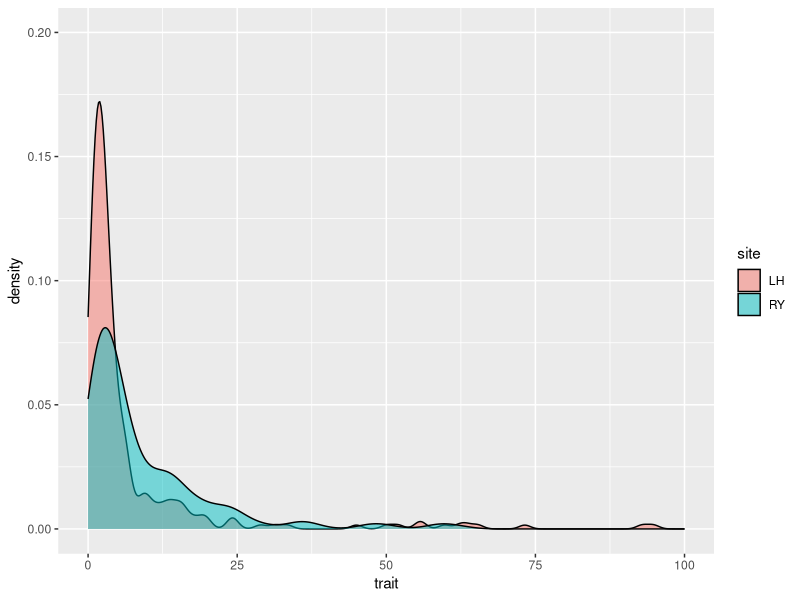
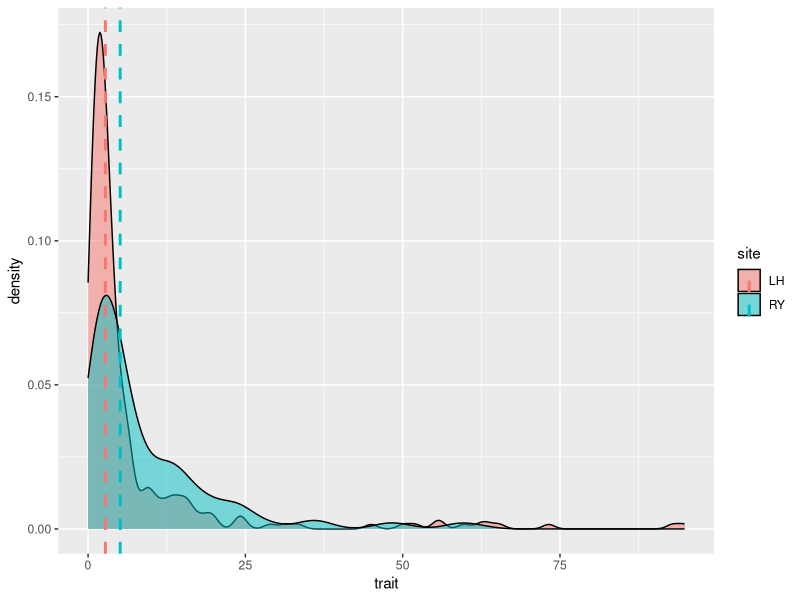

Recreate these plots in R, in order. (Note: this script raises an error after producing the figures.)
################################################################
############ Ver trait analysis checklist en doc MS_Orch.

setwd("F:/MS_in_prep/Orquis/Data")
traits <- read.csv("traits.csv", sep=";", head=T)

# data <- subset(traits, site == "LH")
# data <- subset(traits, site == "RY")
data <- traits

library(ggplot2) # http://www.sthda.com/english/wiki/ggplot2-density-plot-quick-start-guide-r-software-and-data-visualization

###### NEWTRAIT #######################################################



### LA Línea 17. No mover.

# isolate trait (avoids issues with zero values due to NA replacement
code <- data[,1:5]
trait <- as.data.frame(data$LA) # modificar aquí
datos <- cbind(code, trait)
names(datos) [6] <- "trait"

#### replace NA with 0
	datos[is.na(datos)] <- 0

# delete zero rows
ceros <- which(datos$trait == 0)
ceros
	# datos <- datos[-ceros,]

# lh <- datos
# ry <- datos

################## A. density plots

######## LA 

	# 1. calculate the mean of each group
	library(plyr)
	mu1 <- ddply(datos, "site", summarise, grp.mean=mean(trait))
	mu2 <- ddply(datos, "site", summarise, grp.median=median(trait))
	sds <- ddply(datos, "site", summarise, grp.sd=sd(trait))
	mu1$sd <- sds[,2]
	# head(mu)

	#2. exploratory plot
p <- ggplot(datos, aes(x = trait, fill = site)) + geom_density(alpha = 0.5)
p + xlim(c(0, 100)) + ylim(c(0, 0.2)) 
# Add mean lines
p + geom_vline(data=mu2, aes(xintercept=grp.median, color=site),
             linetype="dashed", size=1)

# end of plot
###################################################################

################## B. Identificar spp. raras.
# in prep.
# end of section
###################################################################


################## C. Categorizar la variable.

	# Tareas
		# 1. Crear dos variables: LA<md y LA>md. Función discretizar()
		# 2. Meter en una matriz donde haya al menos las cols <- c("loc", "tree", "height", "sample", "id", "spp")
		# 4. Este código se ha de mantener, porque luego hay que fustionar todas las matrices por variable.

	# 1. calculate the mean of each group (este paso repite un cálculo que se hace más arriba en el script. Es para tenerlo a mano por si acaso)

	##### DATOS
	# datos. Vienen de aplicar el código de la línea 20 a 32 a los datos de traits.

	##### OBTENER mu
	library(plyr)
	mu1 <- ddply(datos, "site", summarise, grp.mean=mean(trait))
	mu2 <- ddply(datos, "site", summarise, grp.median=median(trait))
	sds <- ddply(datos, "site", summarise, grp.sd=sd(trait))
	mu1$sd <- sds[,2]
	# head(mu)

# 2. matríz con códigos
matriz <- matrix(nrow=nrow(datos), ncol=ncol(datos)+5)
matriz[,1:5] <- as.matrix(datos[,1:5])  
matriz[,6] <- paste(matriz[,2], matriz[,3], sep="_")

# 3. matríz con trait categorizado y clasificado en presencia-ausencia 

result <- discretizar(data=datos, mu=mu2, median=TRUE)
matriz[,7:10] <- result[,2:5]

# 4. rename and save
la <- as.data.frame(matriz)
colnames(la) <- c("site", "tree", "height", "id", "sp", "sample", "trait.value", "lower", "upper", "middle", "V11")
write.table(la, "discreteLA.txt")

# end of trait
###################################################################




###### NEWTRAIT #######################################################

str(data)

### LT

# isolate trait (avoids issues with zero values due to NA replacement
code <- data[,1:5]
trait <- as.data.frame(data$LT) # modificar aquí
datos <- cbind(code, trait)
names(datos) [6] <- "trait"

#### replace NA with 0
	datos[is.na(datos)] <- 0

# delete zero rows
ceros <- which(datos$trait == 0)
ceros
datos <- datos[-ceros,]

# lh <- datos
# ry <- datos

################## A. density plots


######## LT ## Distribución bastante rara: bimodal. En LH está más clara: valores por debajo de algo menos de 0.5 y valores por encima de 1.2 aprox. entre medias no hay nada.  En RY idem, pero los valores son algo más altos y tiene valores altos extremos.

	# 1. calculate the mean of each group
	library(plyr)
	mu1 <- ddply(datos, "site", summarise, grp.mean=mean(trait))
	mu2 <- ddply(datos, "site", summarise, grp.median=median(trait))
	sds <- ddply(datos, "site", summarise, grp.sd=sd(trait))
	mu1$sd <- sds[,2]
	# head(mu)

	#2. exploratory plot
p <- ggplot(datos, aes(x = trait, fill = site)) + geom_density(alpha = 0.5)
p + xlim(c(0, 5)) + ylim(c(0, 0.2)) 
# Add mean lines
p + geom_vline(data=mu2, aes(xintercept=grp.median, color=site),
             linetype="dashed", size=1)

# end of plot
###################################################################

################## B. Identificar spp. raras.
# in prep.
# end of section
###################################################################


################## C. Categorizar la variable.

	# Tareas
		# 1. Crear dos variables: LA<md y LA>md. Función discretizar()
		# 2. Meter en una matriz donde haya al menos las cols <- c("loc", "tree", "height", "sample", "id", "spp")
		# 4. Este código se ha de mantener, porque luego hay que fustionar todas las matrices por variable.

	# 1. calculate the mean of each group (este paso repite un cálculo que se hace más arriba en el script. Es para tenerlo a mano por si acaso)

	##### DATOS
	# datos. Vienen de aplicar el código de la línea 20 a 32 a los datos de traits.

	##### OBTENER mu
	library(plyr)
	mu1 <- ddply(datos, "site", summarise, grp.mean=mean(trait))
	mu2 <- ddply(datos, "site", summarise, grp.median=median(trait))
	sds <- ddply(datos, "site", summarise, grp.sd=sd(trait))
	mu1$sd <- sds[,2]
	# head(mu)

# 2. matríz con códigos
matriz <- matrix(nrow=nrow(datos), ncol=ncol(datos)+5)
matriz[,1:5] <- as.matrix(datos[,1:5])  
matriz[,6] <- paste(matriz[,2], matriz[,3], sep="_")

# 3. matríz con trait categorizado y clasificado en presencia-ausencia 

result <- discretizar(data=datos, mu=mu2, median=TRUE)
matriz[,7:10] <- result[,2:5]

# 4. rename and save
lt <- as.data.frame(matriz)
colnames(lt) <- c("site", "tree", "height", "id", "sp", "sample", "trait.value", "lower", "upper", "middle", "V11")
write.table(lt, "discreteLT.txt")

# end of trait
###################################################################


###### NEWTRAIT #######################################################

str(data)

### LDM 

# isolate trait (avoids issues with zero values due to NA replacement
code <- data[,1:5]
trait <- as.data.frame(data$LDM) # modificar aquí
datos <- cbind(code, trait)
names(datos) [6] <- "trait"

#### replace NA with 0
	datos[is.na(datos)] <- 0

# delete zero rows
ceros <- which(datos$trait == 0)
datos <- datos[-ceros,]

################## A. density plots
######## LDM ### Peor que LT. Pendiente.

	# 1. calculate the mean of each group
	library(plyr)
	mu1 <- ddply(datos, "site", summarise, grp.mean=mean(trait))
	mu2 <- ddply(datos, "site", summarise, grp.median=median(trait))
	sds <- ddply(datos, "site", summarise, grp.sd=sd(trait))
	mu1$sd <- sds[,2]
	# head(mu)

	#2. exploratory plot
p <- ggplot(datos, aes(x = trait, fill = site)) + geom_density(alpha = 0.5)
p + xlim(c(0, 1.2)) + ylim(c(0, 0.2)) 
# Add mean lines
p + geom_vline(data=mu2, aes(xintercept=grp.median, color=site),
             linetype="dashed", size=1)

# end of plot
###################################################################

################## B. Identificar spp. raras.
# in prep.
# end of section
###################################################################


################## C. Categorizar la variable.

	# Tareas
		# 1. Crear dos variables: LA<md y LA>md. Función discretizar()
		# 2. Meter en una matriz donde haya al menos las cols <- c("loc", "tree", "height", "sample", "id", "spp")
		# 4. Este código se ha de mantener, porque luego hay que fustionar todas las matrices por variable.

	# 1. calculate the mean of each group (este paso repite un cálculo que se hace más arriba en el script. Es para tenerlo a mano por si acaso)

	##### DATOS
	# datos. Vienen de aplicar el código de la línea 20 a 32 a los datos de traits.

	##### OBTENER mu
	library(plyr)
	mu1 <- ddply(datos, "site", summarise, grp.mean=mean(trait))
	mu2 <- ddply(datos, "site", summarise, grp.median=median(trait))
	sds <- ddply(datos, "site", summarise, grp.sd=sd(trait))
	mu1$sd <- sds[,2]
	# head(mu)

# 2. matríz con códigos
matriz <- matrix(nrow=nrow(datos), ncol=ncol(datos)+5)
matriz[,1:5] <- as.matrix(datos[,1:5])  
matriz[,6] <- paste(matriz[,2], matriz[,3], sep="_")

# 3. matríz con trait categorizado y clasificado en presencia-ausencia 

result <- discretizar(data=datos, mu=mu2, median=TRUE)
matriz[,7:10] <- result[,2:5]

# 4. rename and save
ldm <- as.data.frame(matriz)
colnames(ldm) <- c("site", "tree", "height", "id", "sp", "sample", "trait.value", "lower", "upper", "middle", "V11")
write.table(ldm, "discreteLDM.txt")


# end of trait
###################################################################


###### NEWTRAIT #######################################################

str(data)

### LFM 

# isolate trait (avoids issues with zero values due to NA replacement
code <- data[,1:5]
trait <- as.data.frame(data$LFM) # modificar aquí
datos <- cbind(code, trait)
names(datos) [6] <- "trait"

#### replace NA with 0
	datos[is.na(datos)] <- 0

# delete zero rows
ceros <- which(datos$trait == 0)
ceros
datos <- datos[-ceros,]

################## A. density plots
######## LFM 

	# 1. calculate the mean of each group
	library(plyr)
	mu1 <- ddply(datos, "site", summarise, grp.mean=mean(trait))
	mu2 <- ddply(datos, "site", summarise, grp.median=median(trait))
	sds <- ddply(datos, "site", summarise, grp.sd=sd(trait))
	mu1$sd <- sds[,2]
	# head(mu)

	#2. exploratory plot
p <- ggplot(datos, aes(x = trait, fill = site)) + geom_density(alpha = 0.5)
p + xlim(c(0, 20)) + ylim(c(0, 0.2)) 
# Add mean lines
p + geom_vline(data=mu1, aes(xintercept=grp.mean, color=site),
             linetype="dashed", size=1)

# end of plot
###################################################################

################## B. Identificar spp. raras.
# in prep.
# end of section
###################################################################


################## C. Categorizar la variable.

	# Tareas
		# 1. Crear dos variables: LA<md y LA>md. Función discretizar()
		# 2. Meter en una matriz donde haya al menos las cols <- c("loc", "tree", "height", "sample", "id", "spp")
		# 4. Este código se ha de mantener, porque luego hay que fustionar todas las matrices por variable.

	# 1. calculate the mean of each group (este paso repite un cálculo que se hace más arriba en el script. Es para tenerlo a mano por si acaso)

	##### DATOS
	# datos. Vienen de aplicar el código de la línea 20 a 32 a los datos de traits.

	##### OBTENER mu
	library(plyr)
	mu1 <- ddply(datos, "site", summarise, grp.mean=mean(trait))
	mu2 <- ddply(datos, "site", summarise, grp.median=median(trait))
	sds <- ddply(datos, "site", summarise, grp.sd=sd(trait))
	mu1$sd <- sds[,2]
	# head(mu)

# 2. matríz con códigos
matriz <- matrix(nrow=nrow(datos), ncol=ncol(datos)+5)
matriz[,1:5] <- as.matrix(datos[,1:5])  
matriz[,6] <- paste(matriz[,2], matriz[,3], sep="_")

# 3. matríz con trait categorizado y clasificado en presencia-ausencia 

result <- discretizar(data=datos, mu=mu2, median=TRUE)
matriz[,7:10] <- result[,2:5]

# 4. rename and save
lfm <- as.data.frame(matriz)
colnames(lfm) <- c("site", "tree", "height", "id", "sp", "sample", "trait.value", "lower", "upper", "middle", "V11")
write.table(lfm, "discreteLFM.txt")

# end of trait
###################################################################


###### NEWTRAIT #######################################################

str(data)

### SLA 

# isolate trait (avoids issues with zero values due to NA replacement
code <- data[,1:5]
trait <- as.data.frame(data$SLA) # modificar aquí
datos <- cbind(code, trait)
names(datos) [6] <- "trait"

#### replace NA with 0
	datos[is.na(datos)] <- 0

# delete zero rows
ceros <- which(datos$trait == 0)
datos <- datos[-ceros,]

################## A. density plots
######## SLA

	# 1. calculate the mean of each group
	# library(plyr)
	mu1 <- ddply(datos, "site", summarise, grp.mean=mean(trait))
	mu2 <- ddply(datos, "site", summarise, grp.median=median(trait))
	sds <- ddply(datos, "site", summarise, grp.sd=sd(trait))
	mu1$sd <- sds[,2]
	# head(mu)

	#2. exploratory plot
p <- ggplot(datos, aes(x = trait, fill = site)) + geom_density(alpha = 0.5)
p + xlim(c(0, 460)) + ylim(c(0, 0.02)) 
# Add mean lines
p + geom_vline(data=mu1, aes(xintercept=grp.mean, color=site),
             linetype="dashed", size=1)

# end of plot
###################################################################

################## B. Identificar spp. raras.
# in prep.
# end of section
###################################################################


################## C. Categorizar la variable.

	# Tareas
		# 1. Crear dos variables: LA<md y LA>md. Función discretizar()
		# 2. Meter en una matriz donde haya al menos las cols <- c("loc", "tree", "height", "sample", "id", "spp")
		# 4. Este código se ha de mantener, porque luego hay que fustionar todas las matrices por variable.

	# 1. calculate the mean of each group (este paso repite un cálculo que se hace más arriba en el script. Es para tenerlo a mano por si acaso)

	##### DATOS
	# datos. Vienen de aplicar el código de la línea 20 a 32 a los datos de traits.

	##### OBTENER mu
	# library(plyr)
	mu1 <- ddply(datos, "site", summarise, grp.mean=mean(trait))
	mu2 <- ddply(datos, "site", summarise, grp.median=median(trait))
	sds <- ddply(datos, "site", summarise, grp.sd=sd(trait))
	mu1$sd <- sds[,2]
	# head(mu)

# 2. matríz con códigos
matriz <- matrix(nrow=nrow(datos), ncol=ncol(datos)+5)
matriz[,1:5] <- as.matrix(datos[,1:5])  
matriz[,6] <- paste(matriz[,2], matriz[,3], sep="_")

# 3. matríz con trait categorizado y clasificado en presencia-ausencia 

result <- discretizar(data=datos, mu=mu1, median=FALSE)
matriz[,7:10] <- result[,2:5]

# 4. rename and save
sla <- as.data.frame(matriz)
colnames(sla) <- c("site", "tree", "height", "id", "sp", "sample", "trait.value", "lower", "upper", "middle", "V11")
write.table(sla, "discreteSLA.txt")

# end of trait
###################################################################





###### NEWTRAIT #######################################################

str(data)

### hmax 

# isolate trait (avoids issues with zero values due to NA replacement
code <- data[,1:5]
trait <- as.data.frame(data$hmax) # modificar aquí
datos <- cbind(code, trait)
names(datos) [6] <- "trait"

#### replace NA with 0
	datos[is.na(datos)] <- 0

# delete zero rows
ceros <- which(datos$trait == 0)
datos <- datos[-ceros,]

################## A. density plots
######## SLA

	# 1. calculate the mean of each group
	# library(plyr)
	mu1 <- ddply(datos, "site", summarise, grp.mean=mean(trait))
	mu2 <- ddply(datos, "site", summarise, grp.median=median(trait))
	sds <- ddply(datos, "site", summarise, grp.sd=sd(trait))
	mu1$sd <- sds[,2]
	# head(mu)

	#2. exploratory plot
p <- ggplot(datos, aes(x = trait, fill = site)) + geom_density(alpha = 0.5)
p + xlim(c(0, 160)) + ylim(c(0, 0.02)) 
# Add mean lines
p + geom_vline(data=mu2, aes(xintercept=grp.median, color=site),
             linetype="dashed", size=1)

# end of plot
###################################################################

################## B. Identificar spp. raras.
# in prep.
# end of section
###################################################################


################## C. Categorizar la variable.

	# Tareas
		# 1. Crear dos variables: LA<md y LA>md. Función discretizar()
		# 2. Meter en una matriz donde haya al menos las cols <- c("loc", "tree", "height", "sample", "id", "spp")
		# 4. Este código se ha de mantener, porque luego hay que fustionar todas las matrices por variable.

	# 1. calculate the mean of each group (este paso repite un cálculo que se hace más arriba en el script. Es para tenerlo a mano por si acaso)

	##### DATOS
	# datos. Vienen de aplicar el código de la línea 20 a 32 a los datos de traits.

	##### OBTENER mu
	# library(plyr)
	mu1 <- ddply(datos, "site", summarise, grp.mean=mean(trait))
	mu2 <- ddply(datos, "site", summarise, grp.median=median(trait))
	sds <- ddply(datos, "site", summarise, grp.sd=sd(trait))
	mu1$sd <- sds[,2]
	# head(mu)

# 2. matríz con códigos
matriz <- matrix(nrow=nrow(datos), ncol=ncol(datos)+5)
matriz[,1:5] <- as.matrix(datos[,1:5])  
matriz[,6] <- paste(matriz[,2], matriz[,3], sep="_")

# 3. matríz con trait categorizado y clasificado en presencia-ausencia 

result <- discretizar(data=datos, mu=mu2, median=TRUE)
matriz[,7:10] <- result[,2:5]

# 4. rename and save
hmax <- as.data.frame(matriz)
colnames(hmax) <- c("site", "tree", "height", "id", "sp", "sample", "trait.value", "lower", "upper", "middle", "V11")
write.table(hmax, "discretehmax.txt")

# end of trait
###################################################################




###### NEWTRAIT #######################################################

str(data)

### NFU 

# isolate trait (avoids issues with zero values due to NA replacement
code <- data[,1:5]
trait <- as.data.frame(as.numeric(data$NFU)) # modificar aquí
datos <- cbind(code, trait)
names(datos) [6] <- "trait"

#### replace NA with 0
	datos[is.na(datos)] <- 0

# delete zero rows
##Go through each row and determine if a value is zero
#row_sub = apply(datos, 1, function(row) all(row !=0 ))
##Subset as usual
#datos <- datos[row_sub,] 

ceros <- which(datos$trait == 0)
datos <- datos[-ceros,]

################## A. density plots
######## NFU

	# 1. calculate the mean of each group
	library(plyr)
	mu1 <- ddply(datos, "site", summarise, grp.mean=mean(trait))
	mu2 <- ddply(datos, "site", summarise, grp.median=median(trait))
	sds <- ddply(datos, "site", summarise, grp.sd=sd(trait))
	mu1$sd <- sds[,2]
	# head(mu)

	#2. exploratory plot
p <- ggplot(datos, aes(x = trait, fill = site)) + geom_density(alpha = 0.5)
p + xlim(c(0, 50)) + ylim(c(0, 0.02)) 
# Add mean lines
p + geom_vline(data=mu2, aes(xintercept=grp.median, color=site),
             linetype="dashed", size=1)

# end of plot
###################################################################

################## B. Identificar spp. raras.
# in prep.
# end of section
###################################################################


################## C. Categorizar la variable.

	# Tareas
		# 1. Crear dos variables: LA<md y LA>md. Función discretizar()
		# 2. Meter en una matriz donde haya al menos las cols <- c("loc", "tree", "height", "sample", "id", "spp")
		# 4. Este código se ha de mantener, porque luego hay que fustionar todas las matrices por variable.

	# 1. calculate the mean of each group (este paso repite un cálculo que se hace más arriba en el script. Es para tenerlo a mano por si acaso)

	##### DATOS
	# datos. Vienen de aplicar el código de la línea 20 a 32 a los datos de traits.

	##### OBTENER mu
	library(plyr)
	mu1 <- ddply(datos, "site", summarise, grp.mean=mean(trait))
	mu2 <- ddply(datos, "site", summarise, grp.median=median(trait))
	sds <- ddply(datos, "site", summarise, grp.sd=sd(trait))
	mu1$sd <- sds[,2]
	# head(mu)

# 2. matríz con códigos
matriz <- matrix(nrow=nrow(datos), ncol=ncol(datos)+5)
matriz[,1:5] <- as.matrix(datos[,1:5])  
matriz[,6] <- paste(matriz[,2], matriz[,3], sep="_")

# 3. matríz con trait categorizado y clasificado en presencia-ausencia 

result <- discretizar(data=datos, mu=mu2, median=TRUE)
matriz[,7:10] <- result[,2:5]

# 4. rename and save
NFU <- as.data.frame(matriz)
colnames(NFU) <- c("site", "tree", "height", "id", "sp", "sample", "trait.value", "lower", "upper", "middle", "V11")
write.table(NFU, "discreteNFU.txt")

# end of trait
###################################################################



###### NEWTRAIT #######################################################

str(data)

### LS 

# isolate trait (avoids issues with zero values due to NA replacement
code <- data[,1:5]
trait <- as.data.frame(as.numeric(data$LS)) # modificar aquí
datos <- cbind(code, trait)
names(datos) [6] <- "trait"

#### replace NA with 0
	datos[is.na(datos)] <- 0

# delete zero rows
##Go through each row and determine if a value is zero
#row_sub = apply(datos, 1, function(row) all(row !=0 ))
##Subset as usual
#datos <- datos[row_sub,] 

ceros <- which(datos$trait == 0)
datos <- datos[-ceros,]

################## A. density plots
######## LS

	# 1. calculate the mean of each group
	library(plyr)
	mu1 <- ddply(datos, "site", summarise, grp.mean=mean(trait))
	mu2 <- ddply(datos, "site", summarise, grp.median=median(trait))
	sds <- ddply(datos, "site", summarise, grp.sd=sd(trait))
	mu1$sd <- sds[,2]
	# head(mu)

	#2. exploratory plot
p <- ggplot(datos, aes(x = trait, fill = site)) + geom_density(alpha = 0.5)
p + xlim(c(0, 50)) + ylim(c(0, 0.02)) 
# Add mean lines
p + geom_vline(data=mu2, aes(xintercept=grp.median, color=site),
             linetype="dashed", size=1)

# end of plot
###################################################################

################## B. Identificar spp. raras.
# in prep.
# end of section
###################################################################


################## C. Categorizar la variable.

	# Tareas
		# 1. Crear dos variables: LA<md y LA>md. Función discretizar()
		# 2. Meter en una matriz donde haya al menos las cols <- c("loc", "tree", "height", "sample", "id", "spp")
		# 4. Este código se ha de mantener, porque luego hay que fustionar todas las matrices por variable.

	# 1. calculate the mean of each group (este paso repite un cálculo que se hace más arriba en el script. Es para tenerlo a mano por si acaso)

	##### DATOS
	# datos. Vienen de aplicar el código de la línea 20 a 32 a los datos de traits.

	##### OBTENER mu
	library(plyr)
	mu1 <- ddply(datos, "site", summarise, grp.mean=mean(trait))
	mu2 <- ddply(datos, "site", summarise, grp.median=median(trait))
	sds <- ddply(datos, "site", summarise, grp.sd=sd(trait))
	mu1$sd <- sds[,2]
	# head(mu)

# 2. matríz con códigos
matriz <- matrix(nrow=nrow(datos), ncol=ncol(datos)+5)
matriz[,1:5] <- as.matrix(datos[,1:5])  
matriz[,6] <- paste(matriz[,2], matriz[,3], sep="_")

# 3. matríz con trait categorizado y clasificado en presencia-ausencia 

result <- discretizar(data=datos, mu=mu2, median=TRUE)
matriz[,7:10] <- result[,2:5]

# 4. rename and save
ls <- as.data.frame(matriz)
colnames(ls) <- c("site", "tree", "height", "id", "sp", "sample", "trait.value", "lower", "upper", "middle", "V11")
write.table(ls, "discreteLS.txt")

# end of trait
###################################################################



###### NEWTRAIT #######################################################

str(data)

### Chl_b

# isolate trait (avoids issues with zero values due to NA replacement
code <- data[,1:5]
trait <- as.data.frame(as.numeric(data$Chl_b)) # modificar aquí
datos <- cbind(code, trait)
names(datos) [6] <- "trait"

#### replace NA with 0
	datos[is.na(datos)] <- 0

# delete zero rows
##Go through each row and determine if a value is zero
#row_sub = apply(datos, 1, function(row) all(row !=0 ))
##Subset as usual
#datos <- datos[row_sub,] 

ceros <- which(datos$trait == 0)
datos <- datos[-ceros,]

################## A. density plots
######## Chl_b

	# 1. calculate the mean of each group
	# library(plyr)
	mu1 <- ddply(datos, "site", summarise, grp.mean=mean(trait))
	mu2 <- ddply(datos, "site", summarise, grp.median=median(trait))
	sds <- ddply(datos, "site", summarise, grp.sd=sd(trait))
	mu1$sd <- sds[,2]
	# head(mu)

	#2. exploratory plot
p <- ggplot(datos, aes(x = trait, fill = site)) + geom_density(alpha = 0.5)
p + xlim(c(0, 50)) + ylim(c(0, 0.02)) 
# Add mean lines
p + geom_vline(data=mu2, aes(xintercept=grp.median, color=site),
             linetype="dashed", size=1)

# end of plot
###################################################################

################## B. Identificar spp. raras.
# in prep.
# end of section
###################################################################


################## C. Categorizar la variable.

	# Tareas
		# 1. Crear dos variables: LA<md y LA>md. Función discretizar()
		# 2. Meter en una matriz donde haya al menos las cols <- c("loc", "tree", "height", "sample", "id", "spp")
		# 4. Este código se ha de mantener, porque luego hay que fustionar todas las matrices por variable.

	# 1. calculate the mean of each group (este paso repite un cálculo que se hace más arriba en el script. Es para tenerlo a mano por si acaso)

	##### DATOS
	# datos. Vienen de aplicar el código de la línea 20 a 32 a los datos de traits.

	##### OBTENER mu
	# library(plyr)
	mu1 <- ddply(datos, "site", summarise, grp.mean=mean(trait))
	mu2 <- ddply(datos, "site", summarise, grp.median=median(trait))
	sds <- ddply(datos, "site", summarise, grp.sd=sd(trait))
	mu1$sd <- sds[,2]
	# head(mu)

# 2. matríz con códigos
matriz <- matrix(nrow=nrow(datos), ncol=ncol(datos)+5)
matriz[,1:5] <- as.matrix(datos[,1:5])  
matriz[,6] <- paste(matriz[,2], matriz[,3], sep="_")

# 3. matríz con trait categorizado y clasificado en presencia-ausencia 

result <- discretizar(data=datos, mu=mu2, median=TRUE)
matriz[,7:10] <- result[,2:5]

# 4. rename and save
Chl_b <- as.data.frame(matriz)
colnames(Chl_b) <- c("site", "tree", "height", "id", "sp", "sample", "trait.value", "lower", "upper", "middle", "V11")
write.table(Chl_b, "discreteChl_b.txt")

# end of trait
###################################################################



###### NEWTRAIT #######################################################

str(data)

### Chl_a

# isolate trait (avoids issues with zero values due to NA replacement
code <- data[,1:5]
trait <- as.data.frame(as.numeric(data$Chl_a)) # modificar aquí
datos <- cbind(code, trait)
names(datos) [6] <- "trait"

#### replace NA with 0
	datos[is.na(datos)] <- 0

# delete zero rows
##Go through each row and determine if a value is zero
#row_sub = apply(datos, 1, function(row) all(row !=0 ))
##Subset as usual
#datos <- datos[row_sub,] 

ceros <- which(datos$trait == 0)
datos <- datos[-ceros,]

################## A. density plots
######## Chl_a

	# 1. calculate the mean of each group
	# library(plyr)
	mu1 <- ddply(datos, "site", summarise, grp.mean=mean(trait))
	mu2 <- ddply(datos, "site", summarise, grp.median=median(trait))
	sds <- ddply(datos, "site", summarise, grp.sd=sd(trait))
	mu1$sd <- sds[,2]
	# head(mu)
	mu1$upper <- mu1$grp.mean + mu1$sd
	mu1$lower <- mu1$grp.mean - mu1$sd

	#2. exploratory plot
p <- ggplot(datos, aes(x = trait, fill = site)) + geom_density(alpha = 0.5)
p + xlim(c(0, 50)) + ylim(c(0, 0.02)) 
# Add mean lines
p + geom_vline(data=mu2, aes(xintercept=grp.median, color=site),
             linetype="dashed", size=1)
# p + geom_vline(data=mu1, aes(xintercept=lower, color=site),
#           size=1)
# p + geom_vline(data=mu1, aes(xintercept=upper, color=site),
#           size=1)

# end of plot
###################################################################

################## B. Identificar spp. raras.
# in prep.
# end of section
###################################################################


################## C. Categorizar la variable.

	# Tareas
		# 1. Crear dos variables: LA<md y LA>md. Función discretizar()
		# 2. Meter en una matriz donde haya al menos las cols <- c("loc", "tree", "height", "sample", "id", "spp")
		# 4. Este código se ha de mantener, porque luego hay que fustionar todas las matrices por variable.

	# 1. calculate the mean of each group (este paso repite un cálculo que se hace más arriba en el script. Es para tenerlo a mano por si acaso)

	##### DATOS
	# datos. Vienen de aplicar el código de la línea 20 a 32 a los datos de traits.

	##### OBTENER mu
	# library(plyr)
	mu1 <- ddply(datos, "site", summarise, grp.mean=mean(trait))
	mu2 <- ddply(datos, "site", summarise, grp.median=median(trait))
	sds <- ddply(datos, "site", summarise, grp.sd=sd(trait))
	mu1$sd <- sds[,2]
	# head(mu)

# 2. matríz con códigos
matriz <- matrix(nrow=nrow(datos), ncol=ncol(datos)+5)
matriz[,1:5] <- as.matrix(datos[,1:5])  
matriz[,6] <- paste(matriz[,2], matriz[,3], sep="_")

# 3. matríz con trait categorizado y clasificado en presencia-ausencia 

result <- discretizar(data=datos, mu=mu2, median=TRUE)
matriz[,7:10] <- result[,2:5]

# 4. rename and save
Chl_a <- as.data.frame(matriz)
colnames(Chl_a) <- c("site", "tree", "height", "id", "sp", "sample", "trait.value", "lower", "upper", "middle", "V11")
write.table(Chl_a, "discreteChl_a.txt")

# end of trait
###################################################################



###### NEWTRAIT #######################################################

str(data)

### ratio_ab 

# isolate trait (avoids issues with zero values due to NA replacement
code <- data[,1:5]
trait <- as.data.frame(as.numeric(data$ratio_ab)) # modificar aquí
datos <- cbind(code, trait)
names(datos) [6] <- "trait"

#### replace NA with 0
	datos[is.na(datos)] <- 0

ceros <- which(datos$trait == 0)
datos <- datos[-ceros,]

################## A. density plots
######## ratio_ab

	# 1. calculate the mean of each group
	# library(plyr)
	mu1 <- ddply(datos, "site", summarise, grp.mean=mean(trait))
	mu2 <- ddply(datos, "site", summarise, grp.median=median(trait))
	sds <- ddply(datos, "site", summarise, grp.sd=sd(trait))
	mu1$sd <- sds[,2]
	# head(mu)
	mu1$upper <- mu1$grp.mean + mu1$sd
	mu1$lower <- mu1$grp.mean - mu1$sd

	#2. exploratory plot
p <- ggplot(datos, aes(x = trait, fill = site)) + geom_density(alpha = 0.5)
p + xlim(c(0, 190)) + ylim(c(0, 0.02)) 
# Add mean lines
p + geom_vline(data=mu2, aes(xintercept=grp.median, color=site),
             linetype="dashed", size=1)
# p + geom_vline(data=mu1, aes(xintercept=lower, color=site),
#           size=1)
# p + geom_vline(data=mu1, aes(xintercept=upper, color=site),
#           size=1)

# end of plot
###################################################################

################## B. Identificar spp. raras.
# in prep.
# end of section
###################################################################


################## C. Categorizar la variable.

	# Tareas
		# 1. Crear dos variables: LA<md y LA>md. Función discretizar()
		# 2. Meter en una matriz donde haya al menos las cols <- c("loc", "tree", "height", "sample", "id", "spp")
		# 4. Este código se ha de mantener, porque luego hay que fustionar todas las matrices por variable.

	# 1. calculate the mean of each group (este paso repite un cálculo que se hace más arriba en el script. Es para tenerlo a mano por si acaso)

	##### DATOS
	# datos. Vienen de aplicar el código de la línea 20 a 32 a los datos de traits.

	##### OBTENER mu
	# library(plyr)
	mu1 <- ddply(datos, "site", summarise, grp.mean=mean(trait))
	mu2 <- ddply(datos, "site", summarise, grp.median=median(trait))
	sds <- ddply(datos, "site", summarise, grp.sd=sd(trait))
	mu1$sd <- sds[,2]
	# head(mu)

# 2. matríz con códigos
matriz <- matrix(nrow=nrow(datos), ncol=ncol(datos)+5)
matriz[,1:5] <- as.matrix(datos[,1:5])  
matriz[,6] <- paste(matriz[,2], matriz[,3], sep="_")

# 3. matríz con trait categorizado y clasificado en presencia-ausencia 

result <- discretizar(data=datos, mu=mu2, median=TRUE)
matriz[,7:10] <- result[,2:5]

# 4. rename and save
ratio_ab <- as.data.frame(matriz)
colnames(ratio_ab) <- c("site", "tree", "height", "id", "sp", "sample", "trait.value", "lower", "upper", "middle", "V11")
write.table(ratio_ab, "discreteratio_ab.txt")

# end of trait
###################################################################



###### NEWTRAIT #######################################################

str(data)

### Chl_total  

# isolate trait (avoids issues with zero values due to NA replacement
code <- data[,1:5]
trait <- as.data.frame(as.numeric(data$Chl_total)) # modificar aquí
datos <- cbind(code, trait)
names(datos) [6] <- "trait"

#### replace NA with 0
	datos[is.na(datos)] <- 0

ceros <- which(datos$trait == 0)
datos <- datos[-ceros,]

################## A. density plots
######## ratio_ab

	# 1. calculate the mean of each group
	# library(plyr)
	mu1 <- ddply(datos, "site", summarise, grp.mean=mean(trait))
	mu2 <- ddply(datos, "site", summarise, grp.median=median(trait))
	sds <- ddply(datos, "site", summarise, grp.sd=sd(trait))
	mu1$sd <- sds[,2]
	# head(mu)
	mu1$upper <- mu1$grp.mean + mu1$sd
	mu1$lower <- mu1$grp.mean - mu1$sd

	#2. exploratory plot
p <- ggplot(datos, aes(x = trait, fill = site)) + geom_density(alpha = 0.5)
p + xlim(c(0, 190)) + ylim(c(0, 0.02)) 
# Add mean lines
p + geom_vline(data=mu2, aes(xintercept=grp.median, color=site),
             linetype="dashed", size=1)
# p + geom_vline(data=mu1, aes(xintercept=lower, color=site),
#           size=1)
# p + geom_vline(data=mu1, aes(xintercept=upper, color=site),
#           size=1)

# end of plot
###################################################################

################## B. Identificar spp. raras.
# in prep.
# end of section
###################################################################


################## C. Categorizar la variable.

	# Tareas
		# 1. Crear dos variables: LA<md y LA>md. Función discretizar()
		# 2. Meter en una matriz donde haya al menos las cols <- c("loc", "tree", "height", "sample", "id", "spp")
		# 4. Este código se ha de mantener, porque luego hay que fustionar todas las matrices por variable.

	# 1. calculate the mean of each group (este paso repite un cálculo que se hace más arriba en el script. Es para tenerlo a mano por si acaso)

	##### DATOS
	# datos. Vienen de aplicar el código de la línea 20 a 32 a los datos de traits.

	##### OBTENER mu
	# library(plyr)
	mu1 <- ddply(datos, "site", summarise, grp.mean=mean(trait))
	mu2 <- ddply(datos, "site", summarise, grp.median=median(trait))
	sds <- ddply(datos, "site", summarise, grp.sd=sd(trait))
	mu1$sd <- sds[,2]
	# head(mu)

# 2. matríz con códigos
matriz <- matrix(nrow=nrow(datos), ncol=ncol(datos)+5)
matriz[,1:5] <- as.matrix(datos[,1:5])  
matriz[,6] <- paste(matriz[,2], matriz[,3], sep="_")

# 3. matríz con trait categorizado y clasificado en presencia-ausencia 

result <- discretizar(data=datos, mu=mu2, median=TRUE)
matriz[,7:10] <- result[,2:5]

# 4. rename and save
Chl_total <- as.data.frame(matriz)
colnames(Chl_total) <- c("site", "tree", "height", "id", "sp", "sample", "trait.value", "lower", "upper", "middle", "V11")
write.table(Chl_total, "discreteChl_total.txt")

# end of trait
###################################################################



############# 	qualitative traits (habit1, habit2)

###### NEWTRAIT #######################################################

str(data)

### habit1

datos0 <- data
datos0[is.na(datos0)] <- 0

# isolate trait (avoids issues with zero values due to NA replacement
code <- datos0[,1:5]
trait <- as.data.frame(as.numeric(datos0$habit1)) # modificar aquí
datos <- cbind(code, trait)
names(datos) [6] <- "trait"

#### replace NA with 0
	datos[is.na(datos)] <- 0

ceros <- which(datos$trait == 0)
# datos <- datos[-ceros,]


################## C. Separar la variable.
# 2. matríz con códigos
matriz <- matrix(nrow=nrow(datos), ncol=ncol(datos)+6)
matriz[,1:5] <- as.matrix(datos[,1:5])  
matriz[,6] <- paste(matriz[,2], matriz[,3], sep="_")


# 3. matríz con trait categorizado y clasificado en presencia-ausencia 

split_discrete <- function(data=data, mu=mu, median=TRUE) {

	# create matrix to store the variables in
	mat <- matrix(nrow=nrow(datos), ncol=7)
	mat[,1] <- datos$site # LH = 1, RY = 2
	mat[,2] <- datos$trait
	
  for(i in 1:nrow(data)){
		
		mat[i,3] <- ifelse(mat[i,2] == 5, 1, 0) #
		mat[i,4] <- ifelse(mat[i,2] == 4, 1, 0) #
		mat[i,5] <- ifelse(mat[i,2] == 3, 1, 0) #
		mat[i,6] <- ifelse(mat[i,2] == 2, 1, 0) #
		mat[i,7] <- ifelse(mat[i,2] == 1, 1, 0) #
		} 
return(mat)
}

result <- split_discrete(data=datos)
matriz[,7:12] <- result[,2:ncol(result)]

# 4. rename and save
habit1 <- as.data.frame(matriz)
habit1$habit1 <- traits$habit1
colnames(habit1) <- c("site", "tree", "height", "id", "sp", "sample", "code_habit1","Ramicaule","Pseudobulb","Monopodial","LeafyStem","empty", "habit1")

write.table(habit1, "discretehabit1.txt")

# end of trait
###################################################################


###### NEWTRAIT #######################################################

str(data)

### habit2

datos0 <- data
datos0[is.na(datos0)] <- 0

# isolate trait (avoids issues with zero values due to NA replacement
code <- datos0[,1:5]
trait <- as.data.frame(as.numeric(datos0$habit2)) # modificar aquí
datos <- cbind(code, trait)
names(datos) [6] <- "trait"

#### replace NA with 0
	datos[is.na(datos)] <- 0

ceros <- which(datos$trait == 0)
# datos <- datos[-ceros,]


################## C. Separar la variable.
# 2. matríz con códigos
matriz <- matrix(nrow=nrow(datos), ncol=ncol(datos)+6)
matriz[,1:5] <- as.matrix(datos[,1:5])  
matriz[,6] <- paste(matriz[,2], matriz[,3], sep="_")


# 3. matríz con trait categorizado y clasificado en presencia-ausencia 

split_discrete2 <- function(data=data, mu=mu, median=TRUE) {

	# create matrix to store the variables in
	mat <- matrix(nrow=nrow(datos), ncol=7)
	mat[,1] <- datos$site # LH = 1, RY = 2
	mat[,2] <- datos$trait
	
  for(i in 1:nrow(data)){
		
		mat[i,3] <- ifelse(mat[i,2] == 4, 1, 0) #
		mat[i,4] <- ifelse(mat[i,2] == 3, 1, 0) #
		mat[i,5] <- ifelse(mat[i,2] == 2, 1, 0) #
		mat[i,6] <- ifelse(mat[i,2] == 1, 1, 0) #
		} 
return(mat)
}

result <- split_discrete2(data=datos)
matriz[,7:12] <- result[,2:ncol(result)]

# 4. rename and save
habit2 <- as.data.frame(matriz)
habit2$habit2 <- traits$habit2
colnames(habit2) <- c("site", "tree", "height", "id", "sp", "sample", "code_habit1","Scandent","Prostrate","Erect","empty","empty", "na")

write.table(habit2, "discretehabit2.txt")

# end of trait
###################################################################



